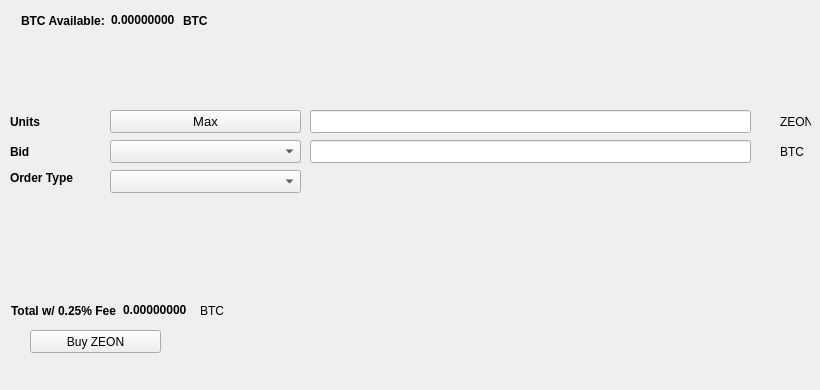
   <widget class="QWidget" name="BuyTab">
    <attribute name="title">
     <string>Buy</string>
    </attribute>
    <widget class="QPushButton" name="BuyZEON">
     <property name="geometry">
      <rect>
       <x>30</x>
       <y>330</y>
       <width>131</width>
       <height>23</height>
      </rect>
     </property>
     <property name="text">
      <string>Buy ZEON</string>
     </property>
     <property name="icon">
      <iconset resource="../xdna.qrc">
       <normaloff>:/icons/bitcoin</normaloff>:/icons/bitcoin</iconset>
     </property>
    </widget>
    <widget class="QLabel" name="label_3">
     <property name="geometry">
      <rect>
       <x>10</x>
       <y>110</y>
       <width>46</width>
       <height>23</height>
      </rect>
     </property>
     <property name="font">
      <font>
       <weight>75</weight>
       <bold>true</bold>
      </font>
     </property>
     <property name="text">
      <string>Units</string>
     </property>
    </widget>
    <widget class="QLineEdit" name="UnitsInput">
     <property name="geometry">
      <rect>
       <x>310</x>
       <y>110</y>
       <width>441</width>
       <height>23</height>
      </rect>
     </property>
     <property name="font">
      <font>
       <pointsize>9</pointsize>
       <weight>75</weight>
       <bold>true</bold>
      </font>
     </property>
    </widget>
    <widget class="QLineEdit" name="BuyBidPriceEdit">
     <property name="geometry">
      <rect>
       <x>310</x>
       <y>140</y>
       <width>441</width>
       <height>23</height>
      </rect>
     </property>
     <property name="font">
      <font>
       <pointsize>9</pointsize>
       <weight>75</weight>
       <bold>true</bold>
      </font>
     </property>
    </widget>
    <widget class="QLabel" name="label_4">
     <property name="geometry">
      <rect>
       <x>780</x>
       <y>110</y>
       <width>31</width>
       <height>23</height>
      </rect>
     </property>
     <property name="text">
      <string>ZEON</string>
     </property>
    </widget>
    <widget class="QLabel" name="label_5">
     <property name="geometry">
      <rect>
       <x>780</x>
       <y>140</y>
       <width>31</width>
       <height>23</height>
      </rect>
     </property>
     <property name="text">
      <string>BTC</string>
     </property>
    </widget>
    <widget class="QLabel" name="label_6">
     <property name="geometry">
      <rect>
       <x>10</x>
       <y>140</y>
       <width>46</width>
       <height>23</height>
      </rect>
     </property>
     <property name="font">
      <font>
       <weight>75</weight>
       <bold>true</bold>
      </font>
     </property>
     <property name="text">
      <string>Bid</string>
     </property>
    </widget>
    <widget class="QLabel" name="label_7">
     <property name="geometry">
      <rect>
       <x>10</x>
       <y>170</y>
       <width>91</width>
       <height>16</height>
      </rect>
     </property>
     <property name="font">
      <font>
       <weight>75</weight>
       <bold>true</bold>
      </font>
     </property>
     <property name="text">
      <string>Order Type</string>
     </property>
    </widget>
    <widget class="QPushButton" name="Buy_Max_Amount">
     <property name="geometry">
      <rect>
       <x>110</x>
       <y>110</y>
       <width>191</width>
       <height>23</height>
      </rect>
     </property>
     <property name="font">
      <font>
       <pointsize>10</pointsize>
      </font>
     </property>
     <property name="text">
      <string>Max</string>
     </property>
    </widget>
    <widget class="QComboBox" name="BuyBidcomboBox">
     <property name="geometry">
      <rect>
       <x>110</x>
       <y>140</y>
       <width>191</width>
       <height>23</height>
      </rect>
     </property>
     <property name="font">
      <font>
       <pointsize>10</pointsize>
      </font>
     </property>
    </widget>
    <widget class="QComboBox" name="buyOrdertypeCombo">
     <property name="geometry">
      <rect>
       <x>110</x>
       <y>170</y>
       <width>191</width>
       <height>23</height>
      </rect>
     </property>
     <property name="font">
      <font>
       <pointsize>10</pointsize>
      </font>
     </property>
    </widget>
    <widget class="QWidget" name="layoutWidget1">
     <property name="geometry">
      <rect>
       <x>21</x>
       <y>11</y>
       <width>227</width>
       <height>19</height>
      </rect>
     </property>
     <layout class="QHBoxLayout" name="horizontalLayout_3">
      <item>
       <widget class="QLabel" name="label232">
        <property name="font">
         <font>
          <weight>75</weight>
          <bold>true</bold>
         </font>
        </property>
        <property name="text">
         <string>BTC Available:</string>
        </property>
       </widget>
      </item>
      <item>
       <widget class="QLabel" name="BtcAvailableLbl">
        <property name="palette">
         <palette>
          <active>
           <colorrole role="WindowText">
            <brush brushstyle="SolidPattern">
             <color alpha="255">
              <red>0</red>
              <green>0</green>
              <blue>0</blue>
             </color>
            </brush>
           </colorrole>
           <colorrole role="Button">
            <brush brushstyle="SolidPattern">
             <color alpha="255">
              <red>0</red>
              <green>170</green>
              <blue>0</blue>
             </color>
            </brush>
           </colorrole>
           <colorrole role="Light">
            <brush brushstyle="SolidPattern">
             <color alpha="255">
              <red>0</red>
              <green>255</green>
              <blue>0</blue>
             </color>
            </brush>
           </colorrole>
           <colorrole role="Midlight">
            <brush brushstyle="SolidPattern">
             <color alpha="255">
              <red>0</red>
              <green>212</green>
              <blue>0</blue>
             </color>
            </brush>
           </colorrole>
           <colorrole role="Dark">
            <brush brushstyle="SolidPattern">
             <color alpha="255">
              <red>0</red>
              <green>85</green>
              <blue>0</blue>
             </color>
            </brush>
           </colorrole>
           <colorrole role="Mid">
            <brush brushstyle="SolidPattern">
             <color alpha="255">
              <red>0</red>
              <green>113</green>
              <blue>0</blue>
             </color>
            </brush>
           </colorrole>
           <colorrole role="Text">
            <brush brushstyle="SolidPattern">
             <color alpha="255">
              <red>0</red>
              <green>170</green>
              <blue>0</blue>
             </color>
            </brush>
           </colorrole>
           <colorrole role="BrightText">
            <brush brushstyle="SolidPattern">
             <color alpha="255">
              <red>255</red>
              <green>255</green>
              <blue>255</blue>
             </color>
            </brush>
           </colorrole>
           <colorrole role="ButtonText">
            <brush brushstyle="SolidPattern">
             <color alpha="255">
              <red>0</red>
              <green>0</green>
              <blue>0</blue>
             </color>
            </brush>
           </colorrole>
           <colorrole role="Base">
            <brush brushstyle="SolidPattern">
             <color alpha="255">
              <red>255</red>
              <green>255</green>
              <blue>255</blue>
             </color>
            </brush>
           </colorrole>
           <colorrole role="Window">
            <brush brushstyle="SolidPattern">
             <color alpha="255">
              <red>0</red>
              <green>170</green>
              <blue>0</blue>
             </color>
            </brush>
           </colorrole>
           <colorrole role="Shadow">
            <brush brushstyle="SolidPattern">
             <color alpha="255">
              <red>0</red>
              <green>0</green>
              <blue>0</blue>
             </color>
            </brush>
           </colorrole>
           <colorrole role="AlternateBase">
            <brush brushstyle="SolidPattern">
             <color alpha="255">
              <red>127</red>
              <green>212</green>
              <blue>127</blue>
             </color>
            </brush>
           </colorrole>
           <colorrole role="ToolTipBase">
            <brush brushstyle="SolidPattern">
             <color alpha="255">
              <red>255</red>
              <green>255</green>
              <blue>220</blue>
             </color>
            </brush>
           </colorrole>
           <colorrole role="ToolTipText">
            <brush brushstyle="SolidPattern">
             <color alpha="255">
              <red>0</red>
              <green>0</green>
              <blue>0</blue>
             </color>
            </brush>
           </colorrole>
          </active>
          <inactive>
           <colorrole role="WindowText">
            <brush brushstyle="SolidPattern">
             <color alpha="255">
              <red>0</red>
              <green>0</green>
              <blue>0</blue>
             </color>
            </brush>
           </colorrole>
           <colorrole role="Button">
            <brush brushstyle="SolidPattern">
             <color alpha="255">
              <red>0</red>
              <green>170</green>
              <blue>0</blue>
             </color>
            </brush>
           </colorrole>
           <colorrole role="Light">
            <brush brushstyle="SolidPattern">
             <color alpha="255">
              <red>0</red>
              <green>255</green>
              <blue>0</blue>
             </color>
            </brush>
           </colorrole>
           <colorrole role="Midlight">
            <brush brushstyle="SolidPattern">
             <color alpha="255">
              <red>0</red>
              <green>212</green>
              <blue>0</blue>
             </color>
            </brush>
           </colorrole>
           <colorrole role="Dark">
            <brush brushstyle="SolidPattern">
             <color alpha="255">
              <red>0</red>
              <green>85</green>
              <blue>0</blue>
             </color>
            </brush>
           </colorrole>
           <colorrole role="Mid">
            <brush brushstyle="SolidPattern">
             <color alpha="255">
              <red>0</red>
              <green>113</green>
              <blue>0</blue>
             </color>
            </brush>
           </colorrole>
           <colorrole role="Text">
            <brush brushstyle="SolidPattern">
             <color alpha="255">
              <red>0</red>
              <green>170</green>
              <blue>0</blue>
             </color>
            </brush>
           </colorrole>
           <colorrole role="BrightText">
            <brush brushstyle="SolidPattern">
             <color alpha="255">
              <red>255</red>
              <green>255</green>
              <blue>255</blue>
             </color>
            </brush>
           </colorrole>
           <colorrole role="ButtonText">
            <brush brushstyle="SolidPattern">
             <color alpha="255">
              <red>0</red>
              <green>0</green>
              <blue>0</blue>
             </color>
            </brush>
           </colorrole>
           <colorrole role="Base">
            <brush brushstyle="SolidPattern">
             <color alpha="255">
              <red>255</red>
              <green>255</green>
              <blue>255</blue>
             </color>
            </brush>
           </colorrole>
           <colorrole role="Window">
            <brush brushstyle="SolidPattern">
             <color alpha="255">
              <red>0</red>
              <green>170</green>
              <blue>0</blue>
             </color>
            </brush>
           </colorrole>
           <colorrole role="Shadow">
            <brush brushstyle="SolidPattern">
             <color alpha="255">
              <red>0</red>
              <green>0</green>
              <blue>0</blue>
             </color>
            </brush>
           </colorrole>
           <colorrole role="AlternateBase">
            <brush brushstyle="SolidPattern">
             <color alpha="255">
              <red>127</red>
              <green>212</green>
              <blue>127</blue>
             </color>
            </brush>
           </colorrole>
           <colorrole role="ToolTipBase">
            <brush brushstyle="SolidPattern">
             <color alpha="255">
              <red>255</red>
              <green>255</green>
              <blue>220</blue>
             </color>
            </brush>
           </colorrole>
           <colorrole role="ToolTipText">
            <brush brushstyle="SolidPattern">
             <color alpha="255">
              <red>0</red>
              <green>0</green>
              <blue>0</blue>
             </color>
            </brush>
           </colorrole>
          </inactive>
          <disabled>
           <colorrole role="WindowText">
            <brush brushstyle="SolidPattern">
             <color alpha="255">
              <red>0</red>
              <green>85</green>
              <blue>0</blue>
             </color>
            </brush>
           </colorrole>
           <colorrole role="Button">
            <brush brushstyle="SolidPattern">
             <color alpha="255">
              <red>0</red>
              <green>170</green>
              <blue>0</blue>
             </color>
            </brush>
           </colorrole>
           <colorrole role="Light">
            <brush brushstyle="SolidPattern">
             <color alpha="255">
              <red>0</red>
              <green>255</green>
              <blue>0</blue>
             </color>
            </brush>
           </colorrole>
           <colorrole role="Midlight">
            <brush brushstyle="SolidPattern">
             <color alpha="255">
              <red>0</red>
              <green>212</green>
              <blue>0</blue>
             </color>
            </brush>
           </colorrole>
           <colorrole role="Dark">
            <brush brushstyle="SolidPattern">
             <color alpha="255">
              <red>0</red>
              <green>85</green>
              <blue>0</blue>
             </color>
            </brush>
           </colorrole>
           <colorrole role="Mid">
            <brush brushstyle="SolidPattern">
             <color alpha="255">
              <red>0</red>
              <green>113</green>
              <blue>0</blue>
             </color>
            </brush>
           </colorrole>
           <colorrole role="Text">
            <brush brushstyle="SolidPattern">
             <color alpha="255">
              <red>0</red>
              <green>85</green>
              <blue>0</blue>
             </color>
            </brush>
           </colorrole>
           <colorrole role="BrightText">
            <brush brushstyle="SolidPattern">
             <color alpha="255">
              <red>255</red>
              <green>255</green>
              <blue>255</blue>
             </color>
            </brush>
           </colorrole>
           <colorrole role="ButtonText">
            <brush brushstyle="SolidPattern">
             <color alpha="255">
              <red>0</red>
              <green>85</green>
              <blue>0</blue>
             </color>
            </brush>
           </colorrole>
           <colorrole role="Base">
            <brush brushstyle="SolidPattern">
             <color alpha="255">
              <red>0</red>
              <green>170</green>
              <blue>0</blue>
             </color>
            </brush>
           </colorrole>
           <colorrole role="Window">
            <brush brushstyle="SolidPattern">
             <color alpha="255">
              <red>0</red>
              <green>170</green>
              <blue>0</blue>
             </color>
            </brush>
           </colorrole>
           <colorrole role="Shadow">
            <brush brushstyle="SolidPattern">
             <color alpha="255">
              <red>0</red>
              <green>0</green>
              <blue>0</blue>
             </color>
            </brush>
           </colorrole>
           <colorrole role="AlternateBase">
            <brush brushstyle="SolidPattern">
             <color alpha="255">
              <red>0</red>
              <green>170</green>
              <blue>0</blue>
             </color>
            </brush>
           </colorrole>
           <colorrole role="ToolTipBase">
            <brush brushstyle="SolidPattern">
             <color alpha="255">
              <red>255</red>
              <green>255</green>
              <blue>220</blue>
             </color>
            </brush>
           </colorrole>
           <colorrole role="ToolTipText">
            <brush brushstyle="SolidPattern">
             <color alpha="255">
              <red>0</red>
              <green>0</green>
              <blue>0</blue>
             </color>
            </brush>
           </colorrole>
          </disabled>
         </palette>
        </property>
        <property name="font">
         <font>
          <weight>75</weight>
          <bold>true</bold>
         </font>
        </property>
        <property name="text">
         <string>0.00000000</string>
        </property>
        <property name="textInteractionFlags">
         <set>Qt::LinksAccessibleByMouse|Qt::TextSelectableByKeyboard|Qt::TextSelectableByMouse</set>
        </property>
       </widget>
      </item>
      <item>
       <widget class="QLabel" name="BtcAvailableLbl_2">
        <property name="font">
         <font>
          <weight>75</weight>
          <bold>true</bold>
         </font>
        </property>
        <property name="text">
         <string>BTC</string>
        </property>
       </widget>
      </item>
     </layout>
    </widget>
    <widget class="QWidget" name="layoutWidge2">
     <property name="geometry">
      <rect>
       <x>11</x>
       <y>301</y>
       <width>259</width>
       <height>19</height>
      </rect>
     </property>
     <layout class="QHBoxLayout" name="horizontalLayout_4">
      <item>
       <widget class="QLabel" name="label_9">
        <property name="font">
         <font>
          <weight>75</weight>
          <bold>true</bold>
         </font>
        </property>
        <property name="text">
         <string>Total w/ 0.25% Fee</string>
        </property>
       </widget>
      </item>
      <item>
       <widget class="QLabel" name="BuyCostLabel">
        <property name="palette">
         <palette>
          <active>
           <colorrole role="WindowText">
            <brush brushstyle="SolidPattern">
             <color alpha="255">
              <red>0</red>
              <green>0</green>
              <blue>0</blue>
             </color>
            </brush>
           </colorrole>
           <colorrole role="Button">
            <brush brushstyle="SolidPattern">
             <color alpha="255">
              <red>0</red>
              <green>170</green>
              <blue>0</blue>
             </color>
            </brush>
           </colorrole>
           <colorrole role="Light">
            <brush brushstyle="SolidPattern">
             <color alpha="255">
              <red>0</red>
              <green>255</green>
              <blue>0</blue>
             </color>
            </brush>
           </colorrole>
           <colorrole role="Midlight">
            <brush brushstyle="SolidPattern">
             <color alpha="255">
              <red>0</red>
              <green>212</green>
              <blue>0</blue>
             </color>
            </brush>
           </colorrole>
           <colorrole role="Dark">
            <brush brushstyle="SolidPattern">
             <color alpha="255">
              <red>0</red>
              <green>85</green>
              <blue>0</blue>
             </color>
            </brush>
           </colorrole>
           <colorrole role="Mid">
            <brush brushstyle="SolidPattern">
             <color alpha="255">
              <red>0</red>
              <green>113</green>
              <blue>0</blue>
             </color>
            </brush>
           </colorrole>
           <colorrole role="Text">
            <brush brushstyle="SolidPattern">
             <color alpha="255">
              <red>0</red>
              <green>170</green>
              <blue>0</blue>
             </color>
            </brush>
           </colorrole>
           <colorrole role="BrightText">
            <brush brushstyle="SolidPattern">
             <color alpha="255">
              <red>255</red>
              <green>255</green>
              <blue>255</blue>
             </color>
            </brush>
           </colorrole>
           <colorrole role="ButtonText">
            <brush brushstyle="SolidPattern">
             <color alpha="255">
              <red>0</red>
              <green>0</green>
              <blue>0</blue>
             </color>
            </brush>
           </colorrole>
           <colorrole role="Base">
            <brush brushstyle="SolidPattern">
             <color alpha="255">
              <red>255</red>
              <green>255</green>
              <blue>255</blue>
             </color>
            </brush>
           </colorrole>
           <colorrole role="Window">
            <brush brushstyle="SolidPattern">
             <color alpha="255">
              <red>0</red>
              <green>170</green>
              <blue>0</blue>
             </color>
            </brush>
           </colorrole>
           <colorrole role="Shadow">
            <brush brushstyle="SolidPattern">
             <color alpha="255">
              <red>0</red>
              <green>0</green>
              <blue>0</blue>
             </color>
            </brush>
           </colorrole>
           <colorrole role="AlternateBase">
            <brush brushstyle="SolidPattern">
             <color alpha="255">
              <red>127</red>
              <green>212</green>
              <blue>127</blue>
             </color>
            </brush>
           </colorrole>
           <colorrole role="ToolTipBase">
            <brush brushstyle="SolidPattern">
             <color alpha="255">
              <red>255</red>
              <green>255</green>
              <blue>220</blue>
             </color>
            </brush>
           </colorrole>
           <colorrole role="ToolTipText">
            <brush brushstyle="SolidPattern">
             <color alpha="255">
              <red>0</red>
              <green>0</green>
              <blue>0</blue>
             </color>
            </brush>
           </colorrole>
          </active>
          <inactive>
           <colorrole role="WindowText">
            <brush brushstyle="SolidPattern">
             <color alpha="255">
              <red>0</red>
              <green>0</green>
              <blue>0</blue>
             </color>
            </brush>
           </colorrole>
           <colorrole role="Button">
            <brush brushstyle="SolidPattern">
             <color alpha="255">
              <red>0</red>
              <green>170</green>
              <blue>0</blue>
             </color>
            </brush>
           </colorrole>
           <colorrole role="Light">
            <brush brushstyle="SolidPattern">
             <color alpha="255">
              <red>0</red>
              <green>255</green>
              <blue>0</blue>
             </color>
            </brush>
           </colorrole>
           <colorrole role="Midlight">
            <brush brushstyle="SolidPattern">
             <color alpha="255">
              <red>0</red>
              <green>212</green>
              <blue>0</blue>
             </color>
            </brush>
           </colorrole>
           <colorrole role="Dark">
            <brush brushstyle="SolidPattern">
             <color alpha="255">
              <red>0</red>
              <green>85</green>
              <blue>0</blue>
             </color>
            </brush>
           </colorrole>
           <colorrole role="Mid">
            <brush brushstyle="SolidPattern">
             <color alpha="255">
              <red>0</red>
              <green>113</green>
              <blue>0</blue>
             </color>
            </brush>
           </colorrole>
           <colorrole role="Text">
            <brush brushstyle="SolidPattern">
             <color alpha="255">
              <red>0</red>
              <green>170</green>
              <blue>0</blue>
             </color>
            </brush>
           </colorrole>
           <colorrole role="BrightText">
            <brush brushstyle="SolidPattern">
             <color alpha="255">
              <red>255</red>
              <green>255</green>
              <blue>255</blue>
             </color>
            </brush>
           </colorrole>
           <colorrole role="ButtonText">
            <brush brushstyle="SolidPattern">
             <color alpha="255">
              <red>0</red>
              <green>0</green>
              <blue>0</blue>
             </color>
            </brush>
           </colorrole>
           <colorrole role="Base">
            <brush brushstyle="SolidPattern">
             <color alpha="255">
              <red>255</red>
              <green>255</green>
              <blue>255</blue>
             </color>
            </brush>
           </colorrole>
           <colorrole role="Window">
            <brush brushstyle="SolidPattern">
             <color alpha="255">
              <red>0</red>
              <green>170</green>
              <blue>0</blue>
             </color>
            </brush>
           </colorrole>
           <colorrole role="Shadow">
            <brush brushstyle="SolidPattern">
             <color alpha="255">
              <red>0</red>
              <green>0</green>
              <blue>0</blue>
             </color>
            </brush>
           </colorrole>
           <colorrole role="AlternateBase">
            <brush brushstyle="SolidPattern">
             <color alpha="255">
              <red>127</red>
              <green>212</green>
              <blue>127</blue>
             </color>
            </brush>
           </colorrole>
           <colorrole role="ToolTipBase">
            <brush brushstyle="SolidPattern">
             <color alpha="255">
              <red>255</red>
              <green>255</green>
              <blue>220</blue>
             </color>
            </brush>
           </colorrole>
           <colorrole role="ToolTipText">
            <brush brushstyle="SolidPattern">
             <color alpha="255">
              <red>0</red>
              <green>0</green>
              <blue>0</blue>
             </color>
            </brush>
           </colorrole>
          </inactive>
          <disabled>
           <colorrole role="WindowText">
            <brush brushstyle="SolidPattern">
             <color alpha="255">
              <red>0</red>
              <green>85</green>
              <blue>0</blue>
             </color>
            </brush>
           </colorrole>
           <colorrole role="Button">
            <brush brushstyle="SolidPattern">
             <color alpha="255">
              <red>0</red>
              <green>170</green>
              <blue>0</blue>
             </color>
            </brush>
           </colorrole>
           <colorrole role="Light">
            <brush brushstyle="SolidPattern">
             <color alpha="255">
              <red>0</red>
              <green>255</green>
              <blue>0</blue>
             </color>
            </brush>
           </colorrole>
           <colorrole role="Midlight">
            <brush brushstyle="SolidPattern">
             <color alpha="255">
              <red>0</red>
              <green>212</green>
              <blue>0</blue>
             </color>
            </brush>
           </colorrole>
           <colorrole role="Dark">
            <brush brushstyle="SolidPattern">
             <color alpha="255">
              <red>0</red>
              <green>85</green>
              <blue>0</blue>
             </color>
            </brush>
           </colorrole>
           <colorrole role="Mid">
            <brush brushstyle="SolidPattern">
             <color alpha="255">
              <red>0</red>
              <green>113</green>
              <blue>0</blue>
             </color>
            </brush>
           </colorrole>
           <colorrole role="Text">
            <brush brushstyle="SolidPattern">
             <color alpha="255">
              <red>0</red>
              <green>85</green>
              <blue>0</blue>
             </color>
            </brush>
           </colorrole>
           <colorrole role="BrightText">
            <brush brushstyle="SolidPattern">
             <color alpha="255">
              <red>255</red>
              <green>255</green>
              <blue>255</blue>
             </color>
            </brush>
           </colorrole>
           <colorrole role="ButtonText">
            <brush brushstyle="SolidPattern">
             <color alpha="255">
              <red>0</red>
              <green>85</green>
              <blue>0</blue>
             </color>
            </brush>
           </colorrole>
           <colorrole role="Base">
            <brush brushstyle="SolidPattern">
             <color alpha="255">
              <red>0</red>
              <green>170</green>
              <blue>0</blue>
             </color>
            </brush>
           </colorrole>
           <colorrole role="Window">
            <brush brushstyle="SolidPattern">
             <color alpha="255">
              <red>0</red>
              <green>170</green>
              <blue>0</blue>
             </color>
            </brush>
           </colorrole>
           <colorrole role="Shadow">
            <brush brushstyle="SolidPattern">
             <color alpha="255">
              <red>0</red>
              <green>0</green>
              <blue>0</blue>
             </color>
            </brush>
           </colorrole>
           <colorrole role="AlternateBase">
            <brush brushstyle="SolidPattern">
             <color alpha="255">
              <red>0</red>
              <green>170</green>
              <blue>0</blue>
             </color>
            </brush>
           </colorrole>
           <colorrole role="ToolTipBase">
            <brush brushstyle="SolidPattern">
             <color alpha="255">
              <red>255</red>
              <green>255</green>
              <blue>220</blue>
             </color>
            </brush>
           </colorrole>
           <colorrole role="ToolTipText">
            <brush brushstyle="SolidPattern">
             <color alpha="255">
              <red>0</red>
              <green>0</green>
              <blue>0</blue>
             </color>
            </brush>
           </colorrole>
          </disabled>
         </palette>
        </property>
        <property name="font">
         <font>
          <weight>75</weight>
          <bold>true</bold>
         </font>
        </property>
        <property name="autoFillBackground">
         <bool>false</bool>
        </property>
        <property name="text">
         <string>0.00000000</string>
        </property>
        <property name="textInteractionFlags">
         <set>Qt::LinksAccessibleByMouse|Qt::TextSelectableByMouse</set>
        </property>
       </widget>
      </item>
      <item>
       <widget class="QLabel" name="label_10">
        <property name="font">
         <font>
          <weight>50</weight>
          <bold>false</bold>
         </font>
        </property>
        <property name="text">
         <string>BTC</string>
        </property>
       </widget>
      </item>
     </layout>
    </widget>
    <widget class="QLabel" name="label_24">
     <property name="geometry">
      <rect>
       <x>460</x>
       <y>300</y>
       <width>281</width>
       <height>81</height>
      </rect>
     </property>
     <property name="text">
      <string/>
     </property>
     <property name="pixmap">
      <pixmap>:/images/bittrex</pixmap>
     </property>
    </widget>
   </widget>
